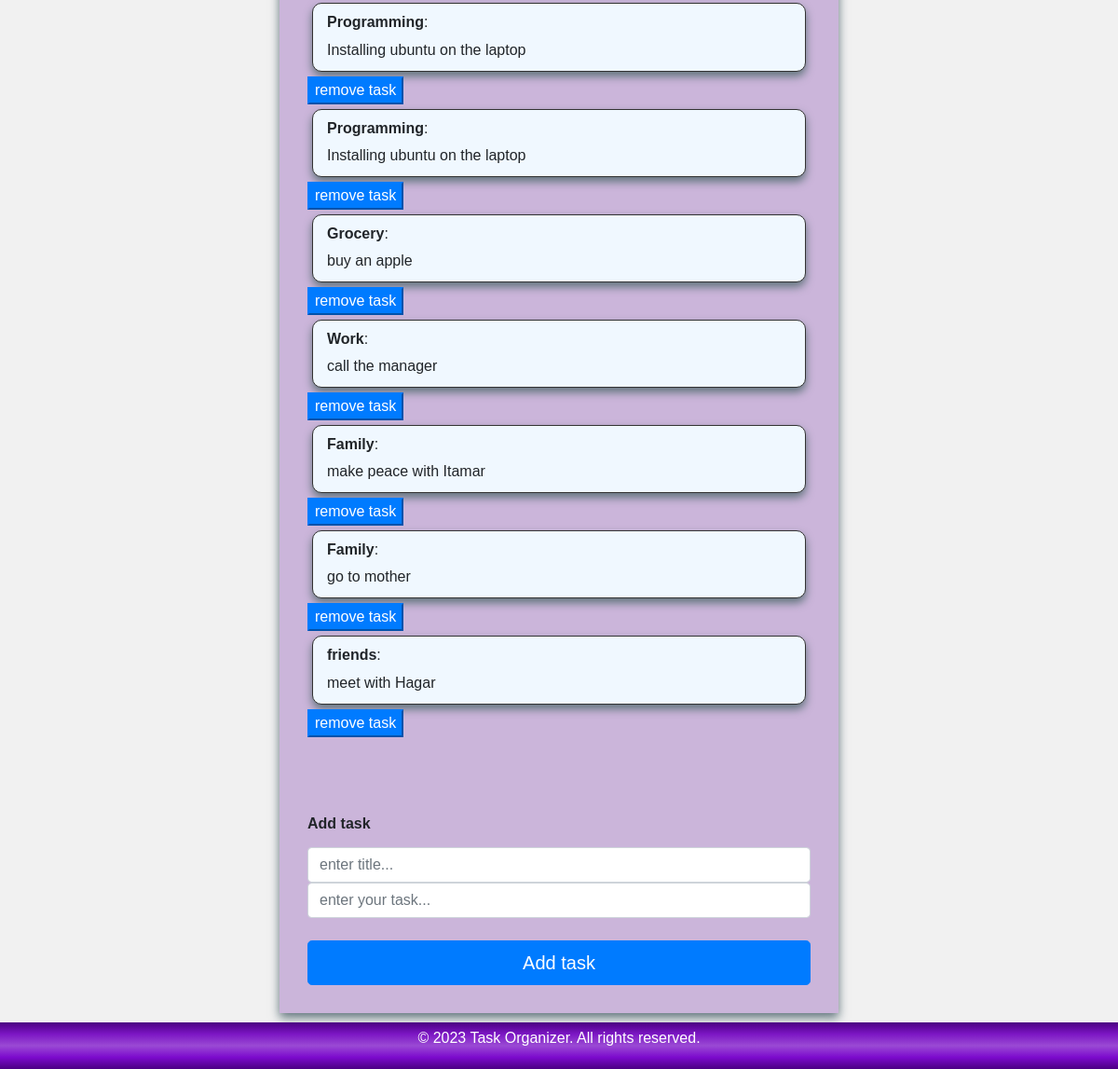
/todo_list/1 (lower part), run on an earlier commit of the app's database.
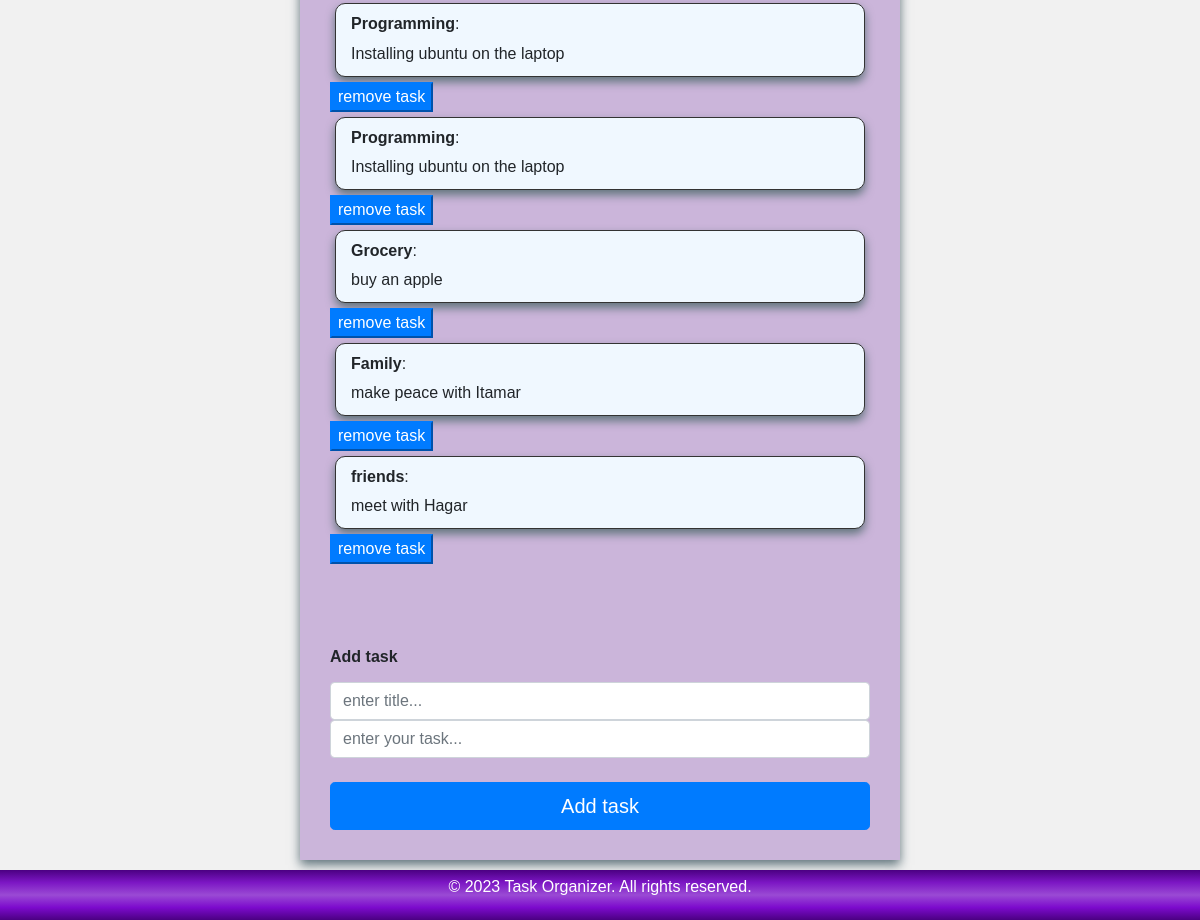
And on a later commit of the database.
### user_task_db.py (models this page shows)
class Task(db.Model):
    __tablename__ = 'task'
    id = Column(Integer, primary_key=True)
    name = Column(String)
    description = Column(String)

### crud.py (the view)
@crud_bp.route('/todo_list/<int:user_id>', methods=['GET'])
def todo_list(user_id: int):
    user = User.query.filter_by(id=user_id).first()
    if user:
        result = []
        for task in tasks_schema.dump(user.tasks):
            result.append(task)
        return render_template('user_todo.html', tasks=result)
    return jsonify(message="No existing todo-list found"),404

### templates/user_todo.html (shortened to what this page needs)
{% extends 'base.html' %} {% block title %}Taskify{% endblock %} {% block main%}
<link rel="stylesheet" href="../static/index.css" />
<div class="container">
  <div class="todo-list-main">
    {% if tasks %}
    <ul>
      {% for task in tasks %}
      <li class="todo-list-item">
        <h6><b>{{task.name}}</b>:</h6>
        {{ task.description }}
      </li>
      <button
        class="btn-delete btn-primary"
        onclick="deleteTask({{task|safe}})"
      >
        remove task
      </button>
      {% endfor %}
    </ul>
    {%endif%}
    <div>
      <label for="task">
        <h6><b>Add task</b></h6>
      </label>
      <input
        type="text"
        class="form-control"
        name="name"
        id="name"
        placeholder="enter title..."
      />
      <input
        type="text"
        class="form-control"
        name="description"
        id="desc"
        placeholder="enter your task..."
      />
      <br />
      <button
        class="btn btn-primary btn-lg btn-block"
        onclick="addTask(document.getElementById('name').value,document.getElementById('desc').value);"
      >
        Add task
      </button>
    </div>
  </div>
</div>
{% endblock %}

### templates/base.html (shortened to what this page needs)
<!DOCTYPE html>
<html lang="en">
  <head>
    <link
      rel="stylesheet"
      href="{{ url_for('static', filename='bootstrap.min.css') }}"
    />
  </head>
  <body>
     {% block main %}{% endblock %}
    <link rel="stylesheet" href="../static/index.css" />
    <footer>
      <p>&copy; 2023 Task Organizer. All rights reserved.</p>
    </footer>
  </body>
</html>

### static/index.css (style rules this page uses)
body { font-family: Arial, sans-serif; margin: 0; padding: 0; background-color: #f1f1f1; min-height: 100vh; display: flex; flex-direction: column; }
.container { width: fit-content; max-width: 60%; min-width: 40%; padding: 10px; }
footer { background-color: #333; background-image: linear-gradient(indigo,rgb(124, 22, 196),rgb(154, 74, 212),rgb(124, 10, 205),indigo); color: white; padding: 5px; text-align: center; margin-top: auto; }
.todo-list-main { padding: 30px; width: 600px; box-shadow: 0px 5px 10px rgb(97, 117, 124); background-color: rgba(199, 175, 216, 0.9); }
.todo-list-item { border: 1px solid #333; border-radius: 10px; text-decoration: none; padding: 10px; padding-left: 15px; padding-right: 20px; margin: 5px; box-shadow: 0px 5px 10px rgb(97, 117, 124); background-color: aliceblue; }
ul { list-style-type: none; padding-top: 20px; padding-left: 0; margin:0; padding-bottom: 15%; }

What changed in the data, as far as the page shows it:
removed Task: name "Work", description "call the manager"
removed Task: name "Family", description "go to mother"
